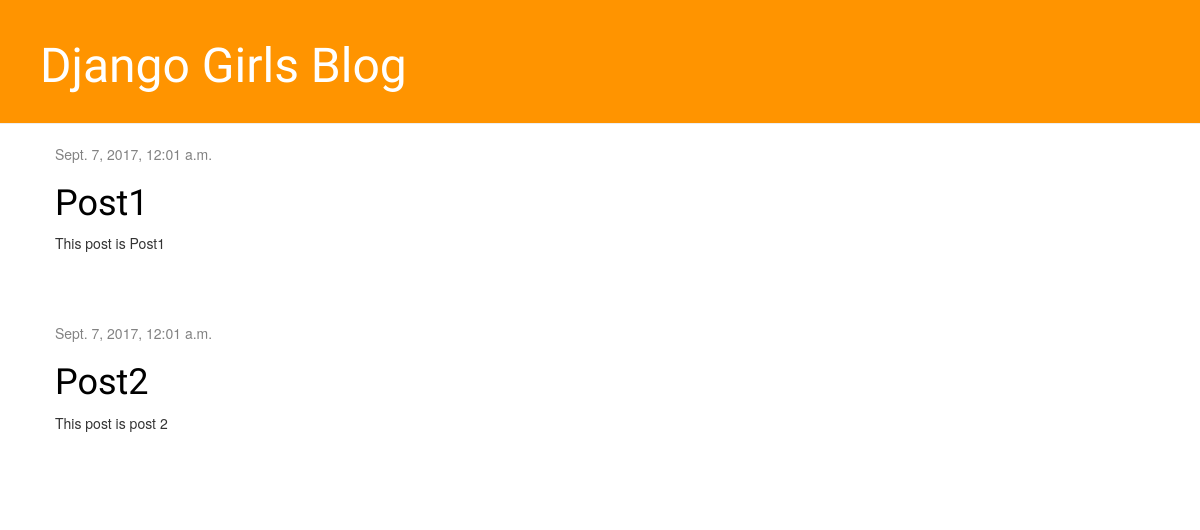
The app's page /, older data.
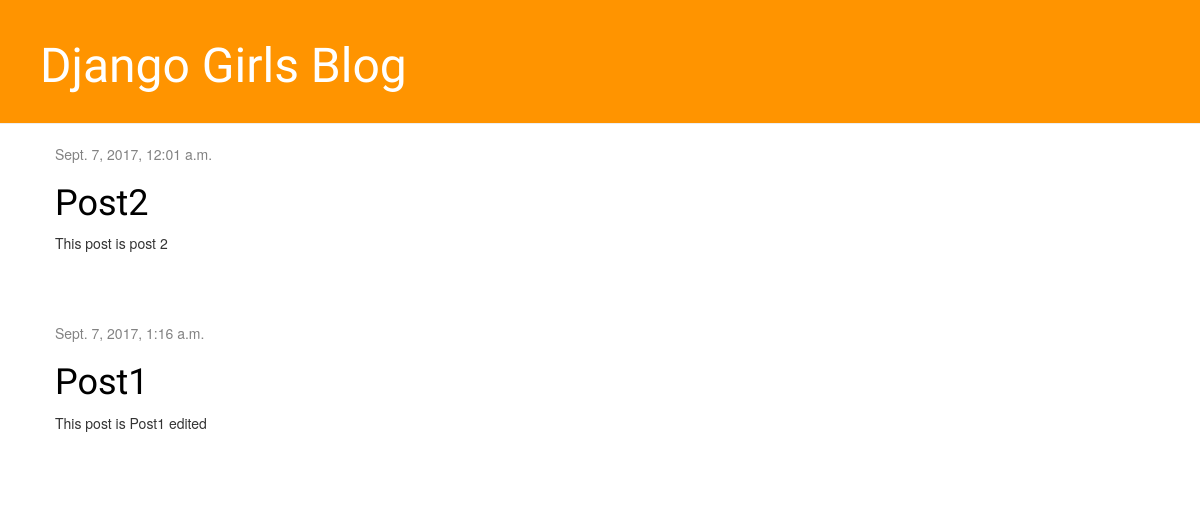
The same page, newer data.
### blog/models.py (models this page shows, shortened)
class Post(models.Model):
    author = models.ForeignKey('auth.User')
    title = models.CharField(max_length=200)
    text = models.TextField()
    created_date = models.DateTimeField(
            default=timezone.now)
    published_date = models.DateTimeField(
            blank=True, null=True)

### blog/views.py (the view)
# urls.py: url(r'^$', views.post_list, name='post_list'),
def post_list(request):
    posts = Post.objects.filter(published_date__lte=timezone.now()).order_by('published_date')
    return render(request, 'blog/post_list.html', {'posts': posts})

### blog/templates/blog/post_list.html
{% extends 'blog/base.html' %}
{% block content %}
    {% for post in posts %}
        <div class="post">
            <div class="date">
                {{ post.published_date }}
            </div>
            <h1><a href="{% url 'post_detail' pk=post.pk %}">{{ post.title }}</a></h1>
            <p>{{ post.text|linebreaksbr }}</p>
        </div>
    {% endfor %}
{% endblock %}

### blog/templates/blog/base.html (shortened to what this page needs)
{% load staticfiles %}
<html>
    <head>
        <link rel="stylesheet" href="//maxcdn.bootstrapcdn.com/bootstrap/3.2.0/css/bootstrap.min.css">
        <link rel="stylesheet" href="//maxcdn.bootstrapcdn.com/bootstrap/3.2.0/css/bootstrap-theme.min.css">
        <link rel="stylesheet" href="{% static 'css/blog.css' %}">
    </head>
    <body>
        <div class="page-header">
            <h1><a href="/">Django Girls Blog</a></h1>
        </div>
        <div class="content container">
            <div class="row">
                <div class="col-md-8">
                    {% block content %}
                    {% endblock %}
                </div>
            </div>
        </div>
    </body>
</html>

### blog/static/css/blog.css (style rules this page uses)
.page-header { background-color: #ff9400; margin-top: 0; padding: 20px 20px 20px 40px; }
.page-header h1, .page-header h1 a, .page-header h1 a:visited, .page-header h1 a:active { color: #ffffff; font-size: 36pt; text-decoration: none; }
.content { margin-left: 40px; }
h1, h2, h3, h4 { font-family: 'Lobster', cursive; }
.date { color: #828282; }
.post { margin-bottom: 70px; }
.post h1 a, .post h1 a:visited { color: #000000; }

Row changes from the older to the newer data that the page shows:
shown differently, row unchanged: Post "Post2": moves up the list
changed Post "Post1": published_date "Sept. 7, 2017, 12:01 a.m." → "Sept. 7, 2017, 1:16 a.m."; text "This post is Post1" → "This post is Post1 edited"
